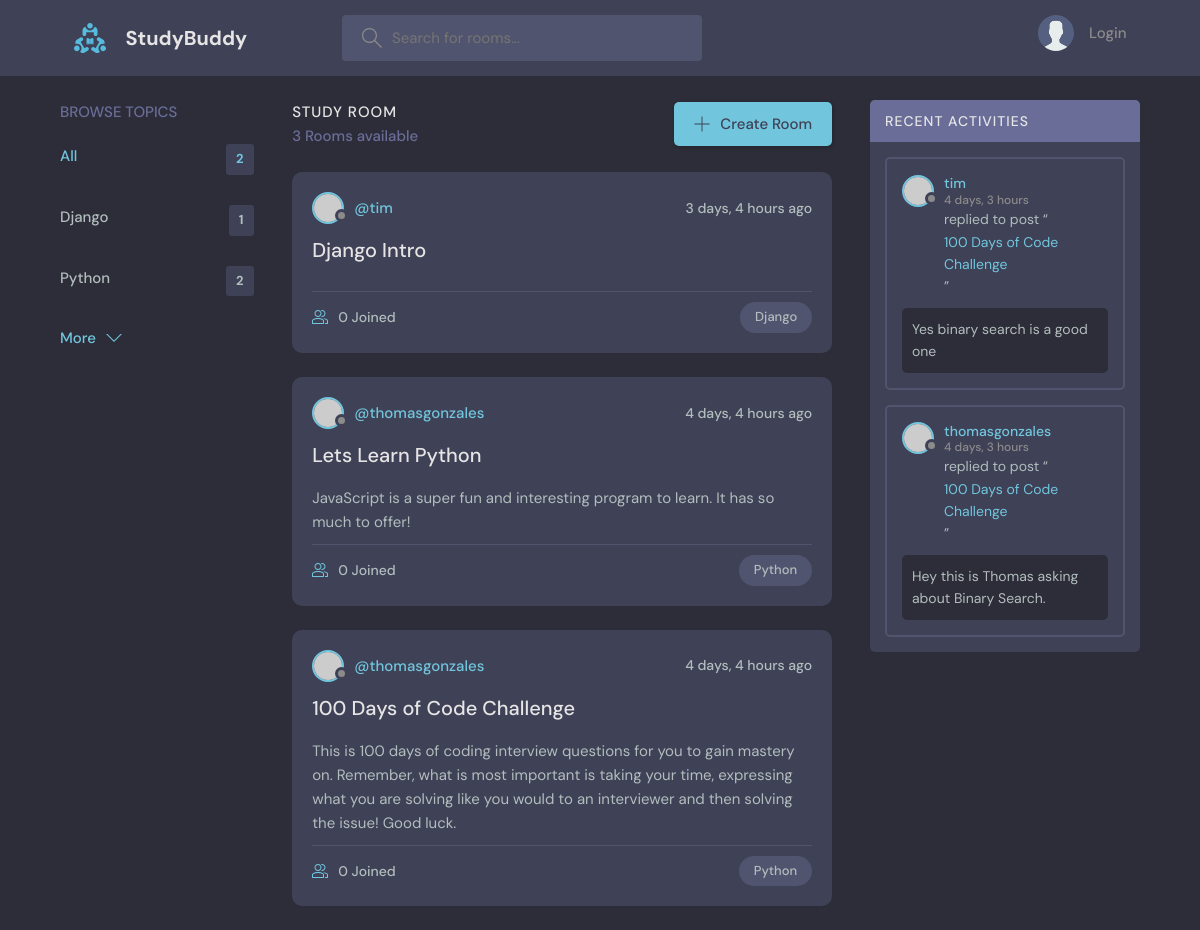
The app's page /, older data.
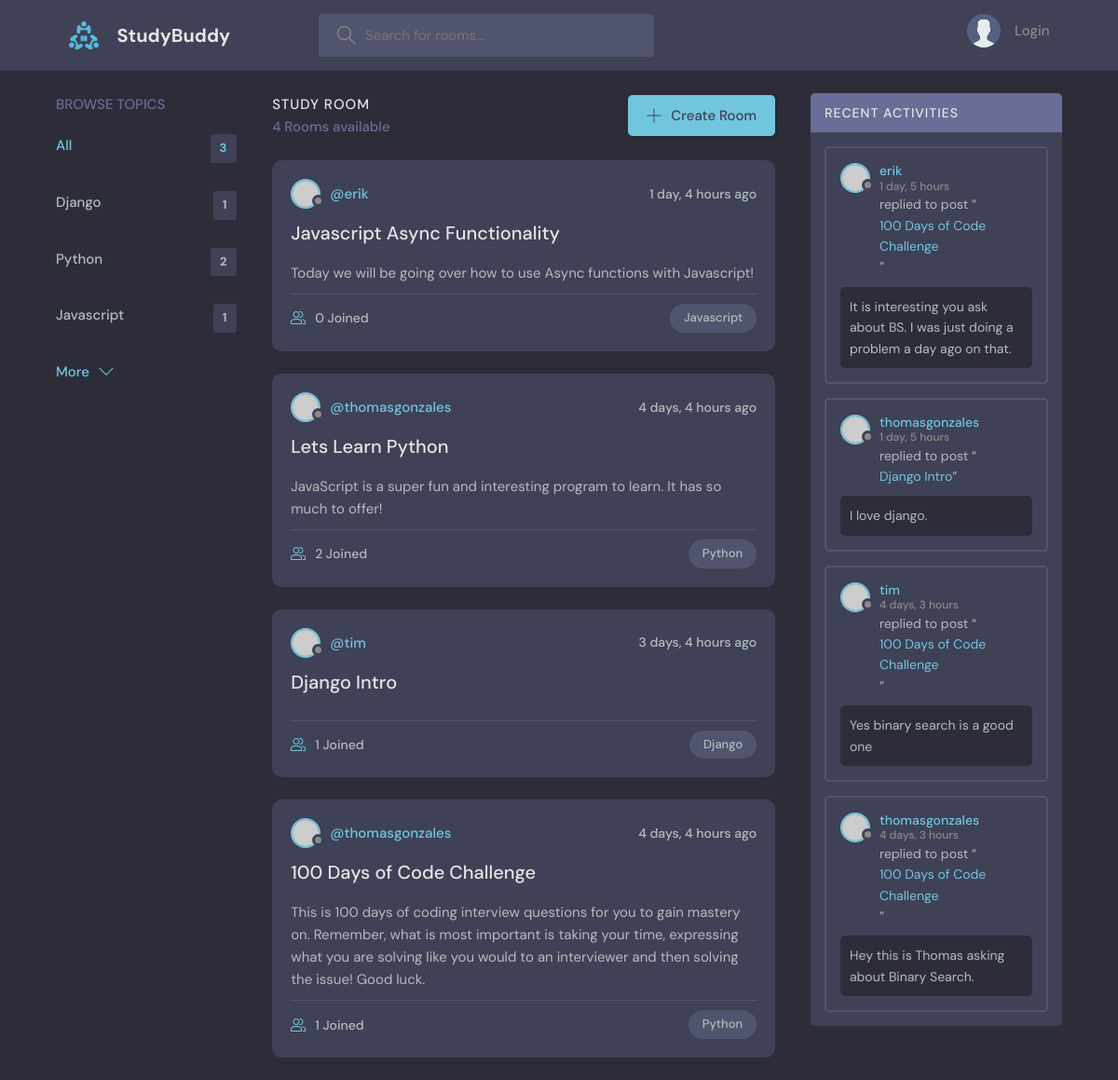
The same page, newer data.
### base/models.py (models this page shows, shortened)
class Topic(models.Model):
   name = models.CharField(max_length=200)

class Room(models.Model):
   host = models.ForeignKey(User, on_delete=models.SET_NULL, null=True)
   topic = models.ForeignKey(Topic, on_delete= models.SET_NULL, null=True)
   name = models.CharField(max_length=200)
   description = models.TextField(null=True, blank=True)
   participants = models.ManyToManyField(User, related_name='participants', blank=True)
   updated = models.DateTimeField(auto_now=True)
   created = models.DateTimeField(auto_now_add=True)
   class Meta:
      ordering = ['-updated', '-created']

class Message(models.Model):
   user = models.ForeignKey(User, on_delete=models.CASCADE)
   room = models.ForeignKey(Room, on_delete=models.CASCADE)
   body = models.TextField()
   updated = models.DateTimeField(auto_now=True)
   created = models.DateTimeField(auto_now_add=True)
   class Meta:
      ordering = ['-updated', '-created']

### base/views.py (the view)
# urls.py: path('', views.home, name="home"),
def home(request):
    q = request.GET.get('q') if request.GET.get('q') != None else ''
    rooms = Room.objects.filter(
        Q(topic__name__icontains=q) |
        Q(name__icontains=q) |
        Q(description__icontains=q)
        )
    topics = Topic.objects.all()[0:5]
    room_count = rooms.count()
    room_messages = Message.objects.filter(Q(room__topic__name__icontains=q))
    context = {'rooms': rooms, 'topics': topics, 'room_count': room_count, 'room_messages': room_messages}
    return render(request, 'base/home.html', context)

### base/templates/base/home.html (shortened to what this page needs)
  {% extends 'main.html' %}
  {% block content %}
    <main class="layout layout--3">
      <div class="container">
        {% include 'base/topics_component.html' %}
        <div class="roomList">
          <div class="roomList__header">
            <div>
              <h2>Study Room</h2>
              <p>{{room_count}} Rooms available</p>
            </div>
            <a class="btn btn--main" href="{% url 'create-room' %}">
              <svg version="1.1" xmlns="http://www.w3.org/2000/svg" width="32" height="32" viewBox="0 0 32 32">
                <title>add</title>
                <path
                  d="M16.943 0.943h-1.885v14.115h-14.115v1.885h14.115v14.115h1.885v-14.115h14.115v-1.885h-14.115v-14.115z"
                ></path>
              </svg>
              Create Room
            </a>
          </div>
          {% include 'base/feed_component.html' %}
        </div>
        {% include 'base/activity_component.html' %}
      </div>
    </main>
  {% endblock content %}

### base/templates/base/topics_component.html
<div class="topics">
    <div class="topics__header">
      <h2>Browse Topics</h2>
    </div>
    <ul class="topics__list">
      <li>
        <a href="{% url 'home' %}" class="active">All <span>{{topics.count}}</span></a>
      </li>
      {% for topic in topics %}
      <li>
        <a href="{% url 'home' %}?q={{topic.name}}">{{topic.name}}<span>{{topic.room_set.all.count}}</span></a>
      </li>
      {% endfor %}
    </ul>
    <a class="btn btn--link" href="{% url 'topics' %}">
      More
      <svg version="1.1" xmlns="http://www.w3.org/2000/svg" width="32" height="32" viewBox="0 0 32 32">
        <title>chevron-down</title>
        <path d="M16 21l-13-13h-3l16 16 16-16h-3l-13 13z"></path>
      </svg>
    </a>
  </div>

### base/templates/base/feed_component.html (shortened to what this page needs)
{% for room in rooms %}
<div class="roomListRoom">
    <div class="roomListRoom__header">
      <a href="{% url 'user-profile' room.host.id %}" class="roomListRoom__author">
        <div class="avatar avatar--small">
          <img src="https://randomuser.me/api/portraits/women/11.jpg" />
        </div>
        <span>@{{room.host.username}}</span>
      </a>
      <div class="roomListRoom__actions">
        <span>{{room.created|timesince}} ago</span>
      </div>
    </div>
    <div class="roomListRoom__content">
      <a href="{% url 'room' room.id %}">{{room.name}}</a>
      <p>
        {{room.description}}
      </p>
    </div>
    <div class="roomListRoom__meta">
      <a href="{% url 'room' room.id %}" class="roomListRoom__joined">
        {{room.participants.all.count}} Joined
      </a>
      <p class="roomListRoom__topic">{{room.topic.name}}</p>
    </div>
  </div>
{% endfor %}

### base/templates/base/activity_component.html (shortened to what this page needs)
<div class="activities">
    <div class="activities__header">
      <h2>Recent Activities</h2>
    </div>
    {% for message in room_messages %}
    <div class="activities__box">
      <div class="activities__boxHeader roomListRoom__header">
        <a href="{% url 'user-profile' message.user.id %}" class="roomListRoom__author">
          <div class="avatar avatar--small">
            <img src="https://randomuser.me/api/portraits/women/11.jpg" />
          </div>
          <p>
            {{message.user}}
            <span>{{message.created|timesince}}</span>
          </p>
        </a>
      </div>
      <div class="activities__boxContent">
        <p>replied to post “<a href="{% url 'room' message.room.id %}">{{message.room.name}}</a>”</p>
        <div class="activities__boxRoomContent">
            {{message.body}}
        </div>
      </div>
    </div>
    {% endfor %}
  </div>

Row changes from the older to the newer data that the page shows:
added Topic: name "Javascript", room_set.all.count "1"
added Room: host.username "erik", created "1 day, 4 hours", name "Javascript Async Functionality", description "Today we will be going over how to use Async functions with Javascript!", participants.all.count "0", topic.name "Javascript"
changed Room "Lets Learn Python": participants.all.count "0" → "2"; moves up the list
computed for Room "Django Intro": participants.all.count "0" → "1"
computed for Room "100 Days of Code Challenge": participants.all.count "0" → "1"
added Message: user "erik", created "1 day, 5 hours", room.name "100 Days of Code Challenge", body "It is interesting you ask about BS. I was just doing a problem a day ago on that."
added Message: user "thomasgonzales", created "1 day, 5 hours", room.name "Django Intro", body "I love django."
Text that changed along with them:
{{ topics.count }}: "2" → "3"
{{ room_count }}: "3" → "4"
